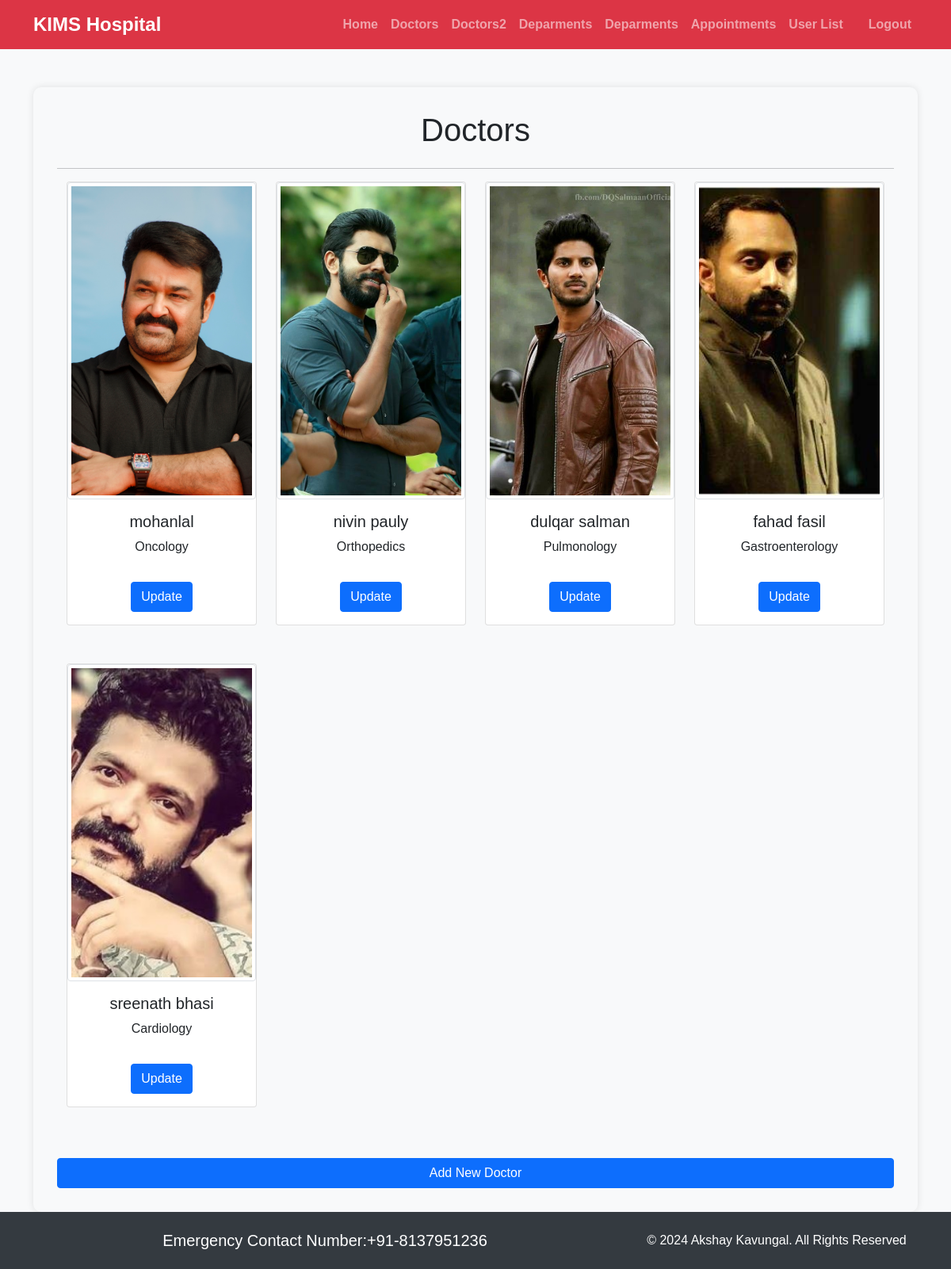
/doctors_list/, run on an earlier commit of the app's database.
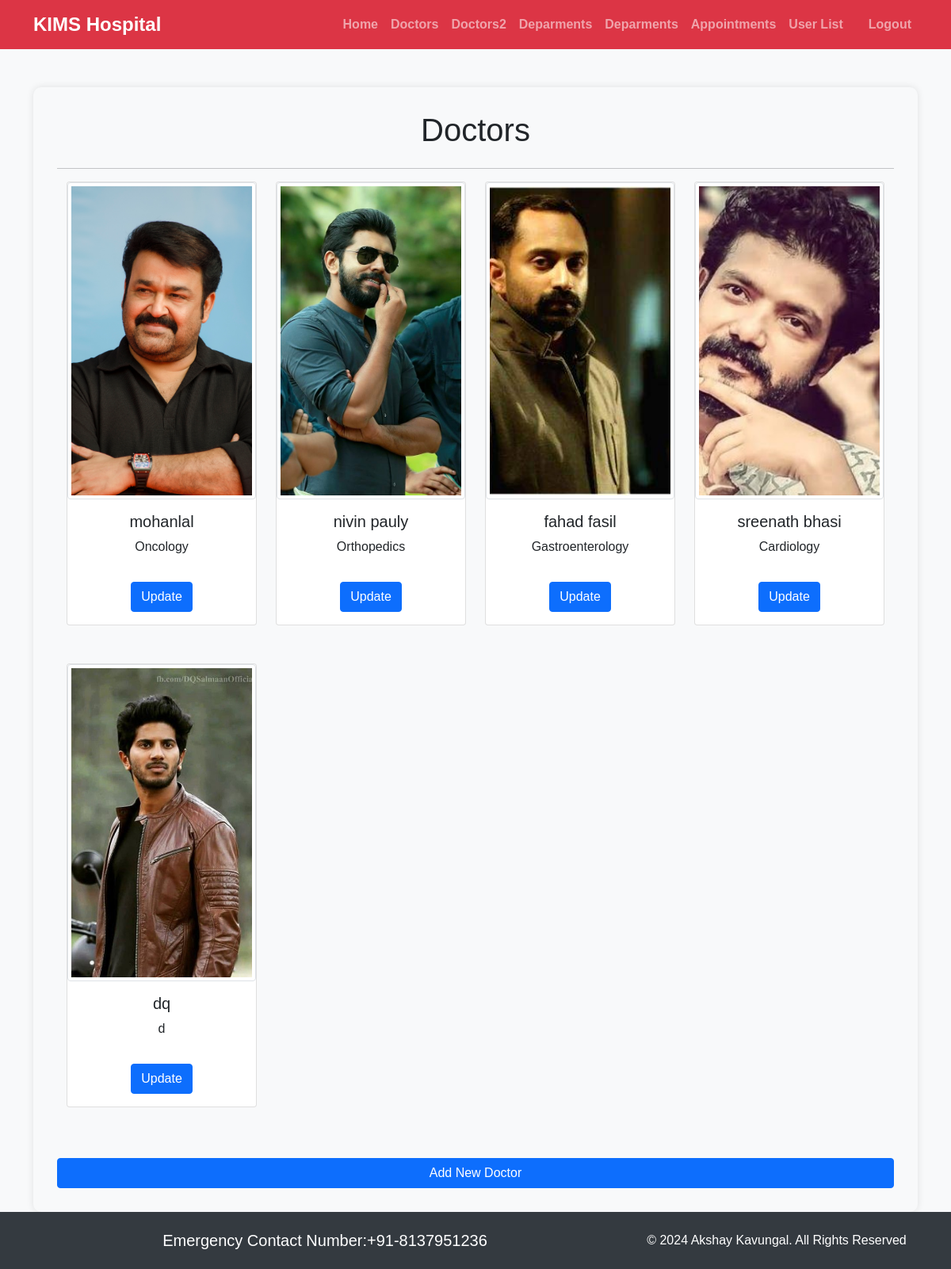
And on a later commit of the database.
### customer/models.py (models this page shows, shortened)
class Doctors(models.Model):
    doc_name =models.CharField(max_length=100)
    doc_spec =models.CharField(max_length=100)
    dep_name =models.ForeignKey(Departments, on_delete=models.CASCADE)
    dep_image = models.ImageField(upload_to='doctors')

### admin1/views.py (the view)
# urls.py: path('doctors_list/', DoctorListView.as_view(), name='doctor_list'),
class DoctorListView(ListView):
    model = Doctors
    template_name = 'admintemplate/doctor_list.html'
    context_object_name = 'doctors'

### templates/admintemplate/doctor_list.html (shortened to what this page needs)
{% extends 'admintemplate/base.html' %}
{% block content %}
<div class="container profile-container">
<h1 class="text-center mb-4">Doctors</h1>
<hr>
<div class="container text-center bg-light">
  <div class="row">
    {% for doctor in doctors %}
    <div class="col-md-3 mb-5">
      <div class="card text-center">
        <img src="{{ doctor.dep_image.url }}" class="card-img-top img-thumbnail rounded" alt="Profile Picture" style="width: 300px; height: 400px; object-fit: cover;" >
        <div class="card-body">
          <h5 class="card-title" >{{ doctor.doc_name }}</a></h5>
          <p class="card-text">{{ doctor.doc_spec }}</p>
            <a href="{% url 'doctor_detail' doctor.pk %}" class="btn btn-primary mt-3">Update</a>
        </div>
      </div>
    </div>
    {% endfor %}
    <a href="{% url 'doctor_create' %}" class="btn btn-primary mt-3">Add New Doctor</a>
  </div>
</div>
</div>
{% endblock %}

What changed in the data, as far as the page shows it:
removed Doctors: dep_image (picture), doc_name "dulqar salman", doc_spec "Pulmonology"
added Doctors: dep_image (picture), doc_name "dq", doc_spec "d"
